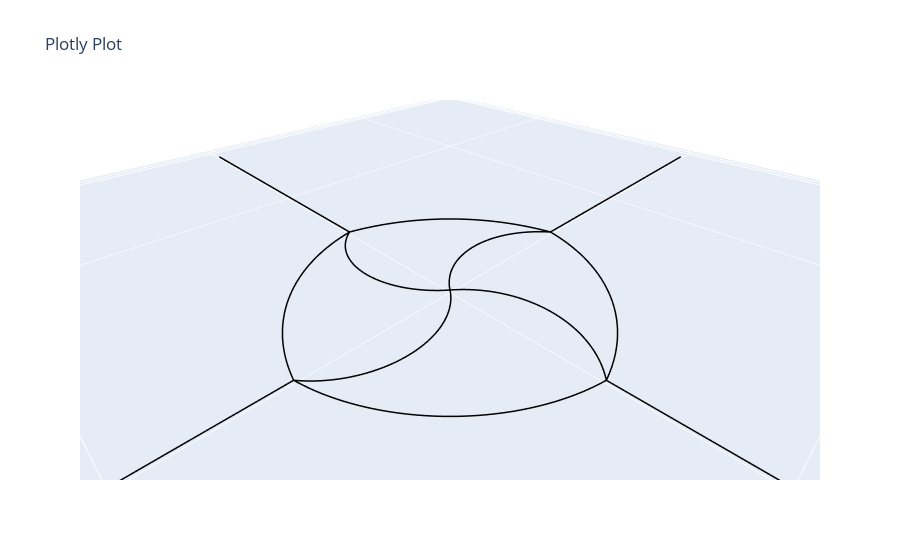

This figure's notebook cell:
### Markdown cell above
Flipping edge 2, 6, and 12 would make the network smoother

### Code cell
# net.flip_curve(2, n = 100)          # Flip the curvature of one edge
net.flip_curves([2, 6], n = 100)       # Flip the curvature of multiple edges

net.net_plot(color=True, plot_type='arcs')

### Figure 1 — Plotly figure (JSON) as saved in the notebook; plotly's stock layout.template omitted (floating-point values rounded to 4 significant figures; data arrays with more than 128 entries replaced by an {"elided": "..."} marker saying what was removed)
{"data": [{"line": {"color": "black", "width": 3}, "mode": "lines", "type": "scatter3d", "x": {"elided": "1212 float values"}, "y": {"elided": "1212 float values"}, "z": {"elided": "1212 int values"}}], "layout": {"scene": {"aspectmode": "data"}, "title": {"text": "Plotly Plot"}}}
